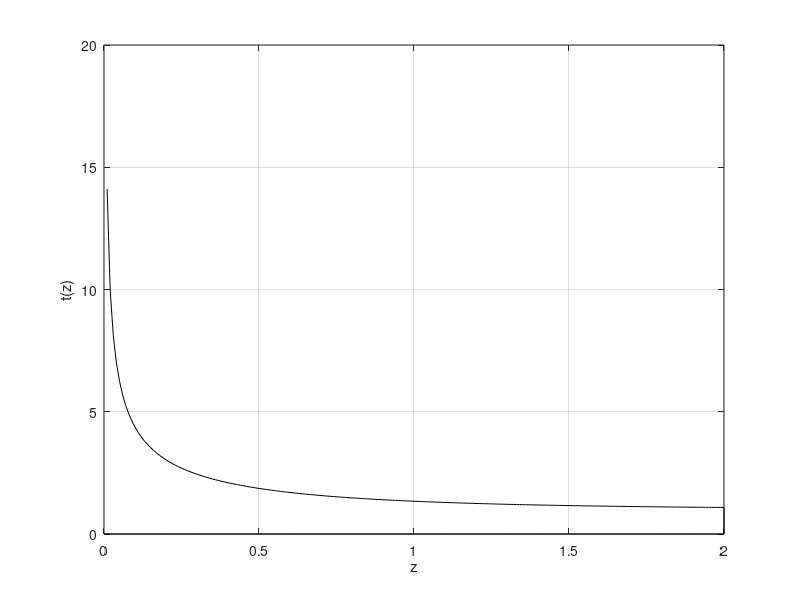
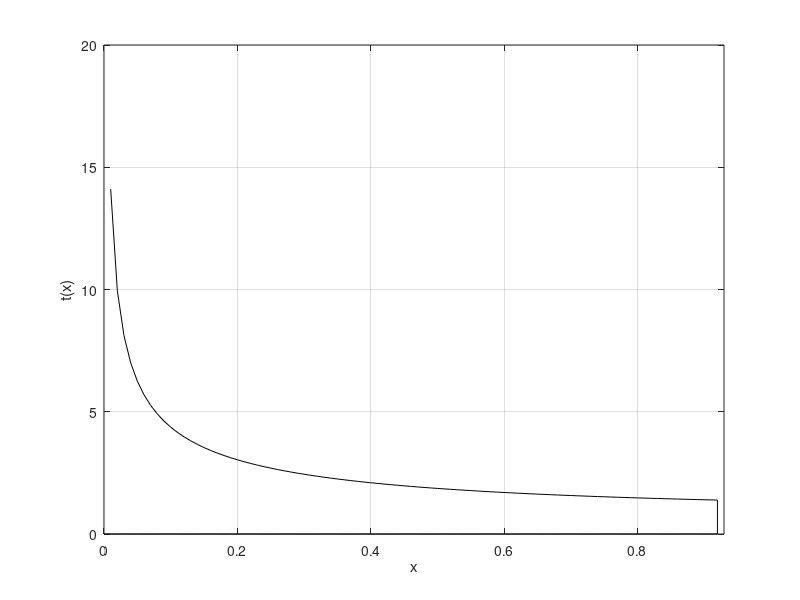

Write the MATLAB code that produced these figures, in order. (Note: this script raises an error after producing the figures.)
%% P11 : Cortés y García
clear all;
format long;

%% Cálculo de T(2 m)

% Del enunciado tenemos que f(z) = exp(-z) [f(0) = 1]
% Por lo tanto, f'(z) = -exp(-z)
% Esto implica que la función t(z) que queremos integrar es 
tz = @(z) sqrt((1+exp(-2.*z))./(1-exp(-z)));

figure(1)
plot([0:0.01:2],tz(0:0.01:2),'LineWidth',2, 'Color', [0.25 0.5 0.75])
area([0:0.01:2], tz(0:0.01:2),'FaceColor',[0.75 0.5 0.75]);
xlim([0 2]);
xlabel('z')
ylabel('t(z)')
grid on

% cambio de variable
% El cambio de variable que haremos es x^2 = 1 - exp(-z)
% Así, la función que queremos integrar queda como:
tx = @ (x) 2*sqrt(1 + (1 - x.^2).^2)./(1 - x.^2);

figure(2)
area([0:0.01:sqrt(1-exp(-2))], tz(0:0.01:sqrt(1-exp(-2))),'FaceColor',[0.50 0.75 0.75]);
xlim([0 sqrt(1-exp(-2))]);
xlabel('x')
ylabel('t(x)')
grid on

% Podemos apreciar que la forma de las gráfica es similar. Sin embargo, si 
% han cambiado los límites de integración: esto tiene sentido puesto que 
% al hacer el cambio de variable, el valor de la integral (luego el área 
% de la función) debe mantenerse y, sin embargo, el cambio de variable debe
% aplicarse también a los límites de integración, por lo que estos son
% diferentes.

% resolución numérica de la integral
% Resolvemos la integral con la Cuadratura de Clenshaw-Curtis
a = 0; b = sqrt(1-exp(-2));         % limites de integracion
n = 50;                             % numero de nodos
g = 9.81;
I = (1/sqrt(2*g)) * qclencurt(a, b, n, tx);
disp(I);

% resolución mediante tanh
a = 0; b = 2;                       % limites de integracion
c = 5;                              % scaling factor
n = 50;                             % numero de nodos
I_tan = (1/sqrt(2*g)) * qtanh(n, a, b, c, tz);
disp(I_tan)

% Obvservamos que el valor de la integral calculada por los dos metodos
% (Clensaw-Curtis y tanh) difiere en un orden de 10^(-8), por lo que
% podemos dar por valido el valor de estas. 

%% FUNCIONES IMPLEMENTADAS

% qclencurt.m
% Code 8: Clenshaw-Curtis Quadrature Function
% Input:  a-b (low-up lim)
%         n (# intervals)
%         fun (function name)
% Output: I_n(fun)
% function Icc = qclencurt(a, b, n, fun)
%     l = [0:n]';
%     k = [2:n]';
%     x = cos(l*pi/n);
%     
%     w = cos(l*l'*pi/n) \ [2; 0; (1 + (-1).^k)./(1-k.^2)];
%     
%     z = a + .5*(b-a)*(x+1);
%     f = feval(fun, z);
%     
%     Icc = .5*(b-a)*w'*f;
% end

% qtanh.m
% Code 10: tanh-rule for 2nd kind improper integrals (-1, +1)
% Input:    n (3 abcisses)
%           a-b (integration domain)
%           c (tanh scaling factor)
% Output:   I_n(f)
% function In = qtanh(n, a, b, c, fun)
%     h = c/sqrt(n);
%     u = [-n:n]*h/2;
%     
%     x = (b-a)*.5*(tanh(u) + 1) + a;
%     f = feval(fun, x);
%     
%     In = (b-a)*(.25*h)*sum(f./(cosh(u).^2));
% end